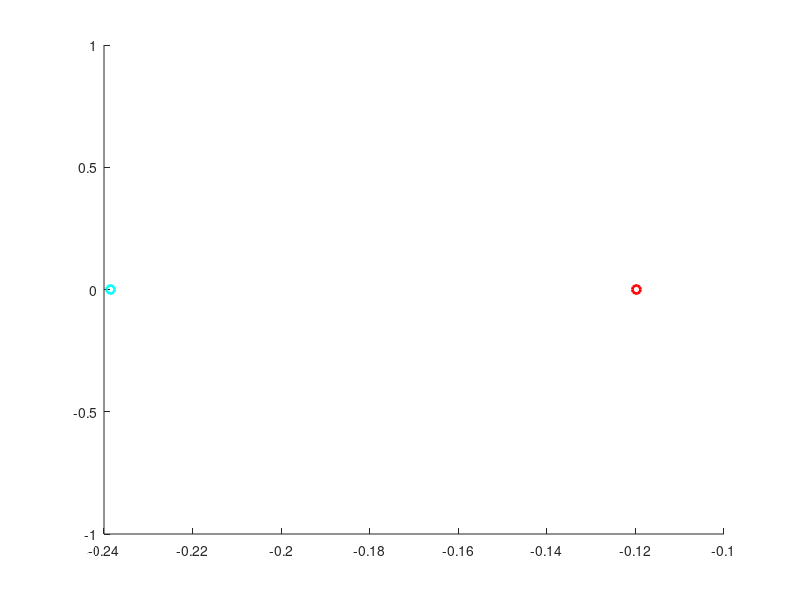

This figure's MATLAB source: (Note: this script raises an error after producing the figure.)
clear
close all
clc

Number_of_cases = 4;

seed= 2;
rng(seed);

for j = 1 : Number_of_cases

figure()

%if j==1
%    title('Number of particles = 20')
%elseif j==2
%    title('Number of particles = 40')
%else
%    title('Number of particles = 80')
%end

hold on

number_of_particles = 10*2^j;

sigma =1;
true_mean = 0;

Prior_State = normrnd(true_mean,sigma,[1,number_of_particles]);

sampled_mean = mean(Prior_State);
plot(sampled_mean(1),0,'ro','LineWidth',2)

particle_weights = inf * ones(number_of_particles,1);

for i = 1 : number_of_particles
    particle_weights(i) = exp(-0.5*((sampled_mean-Prior_State(i))/sigma*(sampled_mean-Prior_State(i))'));
end

weighted_mean = (Prior_State*particle_weights/sum(particle_weights))';
plot(weighted_mean,0,'co','LineWidth',2)

%weighted_covariance = zeros(2);
%for i = 1 : number_of_particles
%    weighted_covariance = weighted_covariance + ( (weighted_mean-Prior_State(i,:))'*(weighted_mean-Prior_State(i,:))*particle_weights(i) );
%end
%weighted_covariance = 2*weighted_covariance/sum(particle_weights)
%shifted_mean = [5;3];

%mean_shift = ones( size(Prior_State) );
%mean_shift(:,1) = mean_shift(:,1)*shifted_mean(1);
%mean_shift(:,2) = mean_shift(:,2)*shifted_mean(2);

%Prior_State_shifted = mean_shift + Prior_State;

%error_ellipse(sigma,[mean(Prior_State(:,1)),mean(Prior_State(:,2))],0.394,'style','b-')
%error_ellipse(sigma,[mean(Prior_State(:,1)),mean(Prior_State(:,2))],0.865,'style','b-')
%error_ellipse(sigma,[mean(Prior_State(:,1)),mean(Prior_State(:,2))],0.989,'style','b-')
%error_ellipse(sigma,[mean(Prior_State_shifted(:,1)),mean(Prior_State_shifted(:,2))],0.394,'style','r-')
%error_ellipse(sigma,[mean(Prior_State_shifted(:,1)),mean(Prior_State_shifted(:,2))],0.865,'style','r-')
%error_ellipse(sigma,[mean(Prior_State_shifted(:,1)),mean(Prior_State_shifted(:,2))],0.989,'style','r-')

histogram(Prior_State)
%plot(Prior_State_shifted(:,1),Prior_State_shifted(:,2),'r*','LineWidth',1)

%plot(true_mean(1),true_mean(2),'o','Color',[0, 0.4470, 0.7410],'LineWidth',4)

legend('Sampled mean','Weighted mean')

title(['Number of particles = ', num2str(number_of_particles), ', RMS = ',num2str(rms(weighted_mean-sampled_mean))])

%plot(shifted_mean(1),shifted_mean(2),'o','Color',[0.8500, 0.3250, 0.0980],'LineWidth',4)
%plot(mean(Prior_State_shifted(:,1)),mean(Prior_State_shifted(:,2)),'ro','LineWidth',2)

%axis equal
grid on
xlim([-3,3]);

end

%figure()

%diff_sample_mean_and_weighted_mwan